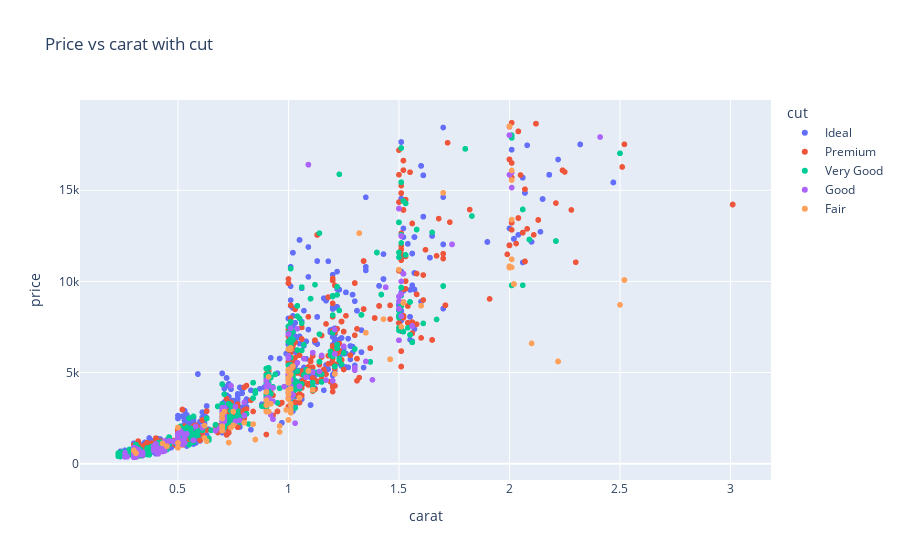

Notebook code cell kept with this figure:
### Code cell
scatter_diamods_by(diamonds, 'cut')

### Figure 1 — Plotly figure (JSON) as saved in the notebook; plotly's stock layout.template omitted (floating-point values rounded to 4 significant figures; data arrays with more than 128 entries replaced by an {"elided": "..."} marker saying what was removed)
{"data": [{"hovertemplate": "cut=Ideal<br>carat=%{x}<br>price=%{y}<extra></extra>", "legendgroup": "Ideal", "marker": {"color": "#636efa", "symbol": "circle"}, "mode": "markers", "name": "Ideal", "showlegend": true, "type": "scattergl", "x": {"elided": "1586 float values"}, "xaxis": "x", "y": {"elided": "1586 int values"}, "yaxis": "y"}, {"hovertemplate": "cut=Premium<br>carat=%{x}<br>price=%{y}<extra></extra>", "legendgroup": "Premium", "marker": {"color": "#EF553B", "symbol": "circle"}, "mode": "markers", "name": "Premium", "showlegend": true, "type": "scattergl", "x": {"elided": "1027 float values"}, "xaxis": "x", "y": {"elided": "1027 int values"}, "yaxis": "y"}, {"hovertemplate": "cut=Very Good<br>carat=%{x}<br>price=%{y}<extra></extra>", "legendgroup": "Very Good", "marker": {"color": "#00cc96", "symbol": "circle"}, "mode": "markers", "name": "Very Good", "showlegend": true, "type": "scattergl", "x": {"elided": "885 float values"}, "xaxis": "x", "y": {"elided": "885 int values"}, "yaxis": "y"}, {"hovertemplate": "cut=Good<br>carat=%{x}<br>price=%{y}<extra></extra>", "legendgroup": "Good", "marker": {"color": "#ab63fa", "symbol": "circle"}, "mode": "markers", "name": "Good", "showlegend": true, "type": "scattergl", "x": {"elided": "328 float values"}, "xaxis": "x", "y": {"elided": "328 int values"}, "yaxis": "y"}, {"hovertemplate": "cut=Fair<br>carat=%{x}<br>price=%{y}<extra></extra>", "legendgroup": "Fair", "marker": {"color": "#FFA15A", "symbol": "circle"}, "mode": "markers", "name": "Fair", "showlegend": true, "type": "scattergl", "x": {"elided": "173 float values"}, "xaxis": "x", "y": {"elided": "173 int values"}, "yaxis": "y"}], "layout": {"legend": {"title": {"text": "cut"}, "tracegroupgap": 0}, "title": {"text": "Price vs carat with cut"}, "xaxis": {"anchor": "y", "domain": [0, 1], "title": {"text": "carat"}}, "yaxis": {"anchor": "x", "domain": [0, 1], "title": {"text": "price"}}}}
